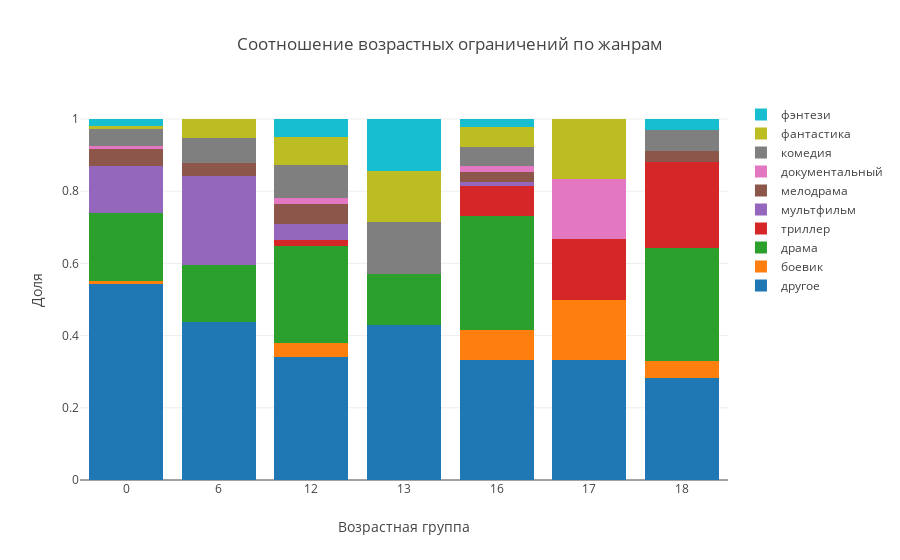

Write notebook code for a chart like this one.
### Code cell
data = []
for genre in movie_data_df.genre_top.unique():
    trace = go.Bar(
        x = [0,6,12,13,16,17,18],
        y = movie_data_df_age_pivot[genre].values,
        name = genre
    )
    data.append(trace)

layout = go.Layout(
    barmode='stack',
    title = "Соотношение возрастных ограничений по жанрам",
    xaxis = dict(title = "Возрастная группа",type  = "category"),
    yaxis = dict(title = "Доля")
)
fig = go.Figure(data=data, layout=layout)
iplot(fig)

### Figure 1 — Plotly figure (JSON) as saved in the notebook; plotly's stock layout.template omitted (floating-point values rounded to 4 significant figures)
{"data": [{"name": "другое", "type": "bar", "uid": "e40ee64e-2460-4ba9-95b3-16d423ce66ac", "x": [0, 6, 12, 13, 16, 17, 18], "y": [0.5421, 0.4386, 0.3408, 0.4286, 0.3333, 0.3333, 0.2836]}, {"name": "боевик", "type": "bar", "uid": "43181b0b-be1f-467f-b7b6-8f44aebd1c56", "x": [0, 6, 12, 13, 16, 17, 18], "y": [0.009346, null, 0.03911, null, 0.08197, 0.1667, 0.04478]}, {"name": "драма", "type": "bar", "uid": "057bf891-3a63-4036-95ae-74878ce0f792", "x": [0, 6, 12, 13, 16, 17, 18], "y": [0.1869, 0.1579, 0.2682, 0.1429, 0.3169, null, 0.3134]}, {"name": "триллер", "type": "bar", "uid": "89ae3f1f-3770-473c-a6d6-87789afe7312", "x": [0, 6, 12, 13, 16, 17, 18], "y": [null, null, 0.01676, null, 0.08197, 0.1667, 0.2388]}, {"name": "мультфильм", "type": "bar", "uid": "d8967bd0-e9c3-4fe9-adeb-550e47934805", "x": [0, 6, 12, 13, 16, 17, 18], "y": [0.1308, 0.2456, 0.04469, null, 0.01093, null, null]}, {"name": "мелодрама", "type": "bar", "uid": "406c2549-d077-42df-beb4-89cf7a509d37", "x": [0, 6, 12, 13, 16, 17, 18], "y": [0.04673, 0.03509, 0.05587, null, 0.02732, null, 0.02985]}, {"name": "документальный", "type": "bar", "uid": "34a4f814-03e4-450e-a2cb-57db4a86c96d", "x": [0, 6, 12, 13, 16, 17, 18], "y": [0.009346, null, 0.01676, null, 0.01639, 0.1667, null]}, {"name": "комедия", "type": "bar", "uid": "5cb4581c-c475-4ce1-9c2d-107b008c2e53", "x": [0, 6, 12, 13, 16, 17, 18], "y": [0.04673, 0.07018, 0.08939, 0.1429, 0.05464, null, 0.0597]}, {"name": "фантастика", "type": "bar", "uid": "cf512cff-282c-46b1-ac49-6fe71434d465", "x": [0, 6, 12, 13, 16, 17, 18], "y": [0.009346, 0.05263, 0.07821, 0.1429, 0.05464, 0.1667, null]}, {"name": "фэнтези", "type": "bar", "uid": "4964b636-ccf2-4f18-af8e-092a703b98a9", "x": [0, 6, 12, 13, 16, 17, 18], "y": [0.01869, null, 0.05028, 0.1429, 0.02186, null, 0.02985]}], "layout": {"barmode": "stack", "title": "Соотношение возрастных ограничений по жанрам", "xaxis": {"title": "Возрастная группа", "type": "category"}, "yaxis": {"title": "Доля"}}}
